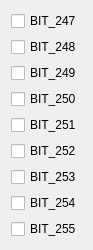
  <widget class="QWidget" name="layoutWidget_3">
   <property name="geometry">
    <rect>
     <x>360</x>
     <y>90</y>
     <width>68</width>
     <height>230</height>
    </rect>
   </property>
   <layout class="QVBoxLayout" name="verticalLayout_3">
    <item>
     <widget class="QCheckBox" name="bit_247">
      <property name="text">
       <string>BIT_247</string>
      </property>
     </widget>
    </item>
    <item>
     <widget class="QCheckBox" name="bit_248">
      <property name="text">
       <string>BIT_248</string>
      </property>
     </widget>
    </item>
    <item>
     <widget class="QCheckBox" name="bit_249">
      <property name="text">
       <string>BIT_249</string>
      </property>
     </widget>
    </item>
    <item>
     <widget class="QCheckBox" name="bit_250">
      <property name="text">
       <string>BIT_250</string>
      </property>
     </widget>
    </item>
    <item>
     <widget class="QCheckBox" name="bit_251">
      <property name="text">
       <string>BIT_251</string>
      </property>
     </widget>
    </item>
    <item>
     <widget class="QCheckBox" name="bit_252">
      <property name="text">
       <string>BIT_252</string>
      </property>
     </widget>
    </item>
    <item>
     <widget class="QCheckBox" name="bit_253">
      <property name="text">
       <string>BIT_253</string>
      </property>
     </widget>
    </item>
    <item>
     <widget class="QCheckBox" name="bit_254">
      <property name="text">
       <string>BIT_254</string>
      </property>
     </widget>
    </item>
    <item>
     <widget class="QCheckBox" name="bit_255">
      <property name="text">
       <string>BIT_255</string>
      </property>
     </widget>
    </item>
   </layout>
  </widget>
